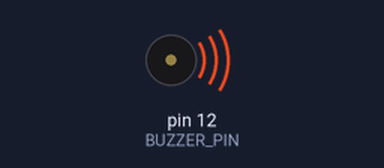
The sketch below on a simulated Arduino Uno, built with avr-gcc and run on an emulated ATmega328P. On the bench: buzzer (waves = sounding, pin HIGH).

Above: at 1.0 s.
At 3.0 s:
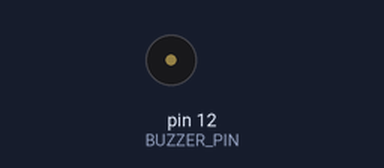
Timing chart, 0 to 5.2 s (numbered marks = the images above):
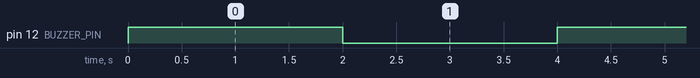

Measured:
- by itself, pin 12 (BUZZER_PIN): alternates HIGH for 2.0 s and LOW for 2.0 s

The sketch:

buzzerModule.ino
```cpp
#define BUZZER_PIN 12

void setup() {
  pinMode(BUZZER_PIN, OUTPUT);
}

void loop() {
  digitalWrite(BUZZER_PIN, HIGH);
  delay(2000);
  digitalWrite(BUZZER_PIN, LOW);
  delay(2000);
}
```
